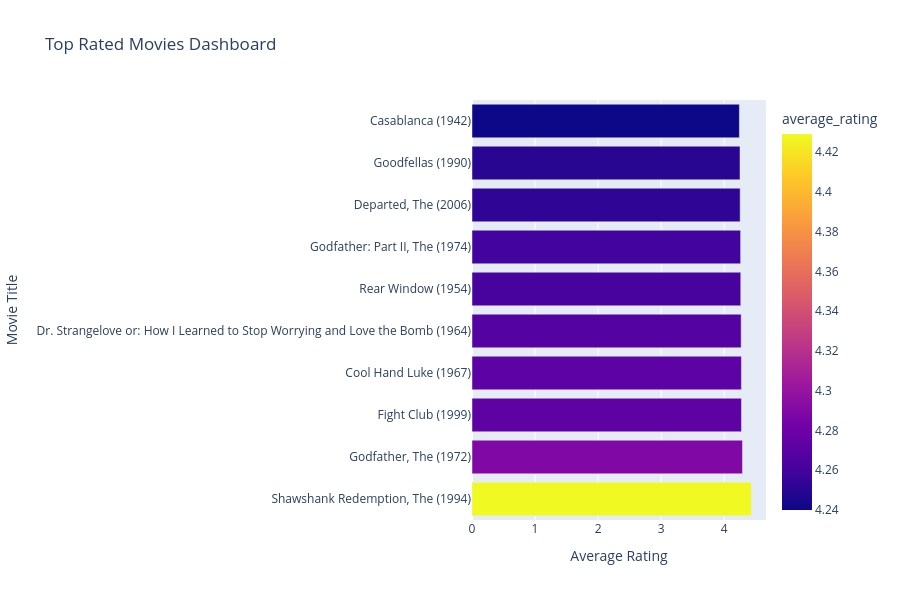

Notebook source saved alongside this figure:
### Code cell
# ==========================================
# Project: Movie Ratings Analysis Dashboard
# ==========================================

# Import libraries

import pandas as pd
import numpy as np
import matplotlib.pyplot as plt
import seaborn as sns
import plotly.express as px
import os

# Create folders

os.makedirs("images", exist_ok=True)
os.makedirs("dashboard", exist_ok=True)

# Plot settings

plt.style.use("ggplot")
sns.set_style("whitegrid")

# ==========================================
# Load Dataset
# ==========================================

movies = pd.read_csv("movies.csv")
ratings = pd.read_csv("ratings.csv")

# ==========================================
# Explore Dataset
# ==========================================

print("Movies Shape:", movies.shape)
print("Ratings Shape:", ratings.shape)

print("\nMovies Information")
print(movies.info())

print("\nRatings Information")
print(ratings.info())

print("\nMovies Sample")
print(movies.head())

print("\nRatings Sample")
print(ratings.head())

# ==========================================
print("Missing Values Check")
# ==========================================

print("\nMissing Values")

print(movies.isnull().sum())
print(ratings.isnull().sum())

# ==========================================
# Data Cleaning
# ==========================================

movies.drop_duplicates(inplace=True)
ratings.drop_duplicates(inplace=True)

# Convert timestamp

ratings["timestamp"] = pd.to_datetime(
    ratings["timestamp"],
    unit="s"
)

# Merge datasets

movie_data = pd.merge(
    ratings,
    movies,
    on="movieId",
    how="inner"
)

# Extract release year

movie_data["year"] = movie_data["title"].str.extract(r"\((\d{4})\)")

# Remove rows with missing ratings

movie_data = movie_data.dropna(subset=["rating"])

# ==========================================
#Summary Statistics
# ==========================================

mean_rating = movie_data["rating"].mean()
median_rating = movie_data["rating"].median()
mode_rating = movie_data["rating"].mode()[0]

print("\nSummary Statistics")

print(f"Mean Rating   : {mean_rating:.2f}")
print(f"Median Rating : {median_rating:.2f}")
print(f"Mode Rating   : {mode_rating}")

# ==========================================
print("Histogram")
# ==========================================

plt.figure(figsize=(10, 6))

sns.histplot(
    movie_data["rating"],
    bins=10,
    kde=True
)

plt.title("Distribution of Movie Ratings")
plt.xlabel("Rating")
plt.ylabel("Frequency")

plt.savefig(
    "images/ratings_histogram.png",
    dpi=300,
    bbox_inches="tight"
)

plt.show()

# ==========================================
print("Box Plot")
# ==========================================

plt.figure(figsize=(8, 5))

sns.boxplot(
    x=movie_data["rating"]
)

plt.title("Box Plot of Movie Ratings")
plt.xlabel("Rating")

plt.savefig(
    "images/ratings_boxplot.png",
    dpi=300,
    bbox_inches="tight"
)

plt.show()

# ==========================================
print("Top Rated Movies")
# ==========================================

movie_stats = movie_data.groupby("title").agg(
    average_rating=("rating", "mean"),
    total_ratings=("rating", "count")
).reset_index()

top_movies = movie_stats[
    movie_stats["total_ratings"] >= 50
]

top_movies = top_movies.sort_values(
    by="average_rating",
    ascending=False
).head(10)

print("\nTop Rated Movies")

print(top_movies)

# ==========================================
print("Top Movies Visualization")
# ==========================================

plt.figure(figsize=(12, 7))

sns.barplot(
    data=top_movies,
    x="average_rating",
    y="title"
)

plt.title("Top 10 Rated Movies")
plt.xlabel("Average Rating")
plt.ylabel("Movie Title")

plt.savefig(
    "images/top_movies.png",
    dpi=300,
    bbox_inches="tight"
)

plt.show()

# ==========================================
print("Genre Analysis")
# ==========================================

movie_data["genres"] = movie_data["genres"].str.split("|")

genre_data = movie_data.explode("genres")

genre_stats = genre_data.groupby("genres").agg(
    average_rating=("rating", "mean"),
    total_ratings=("rating", "count")
).reset_index()

genre_stats = genre_stats[
    genre_stats["total_ratings"] >= 100
]

top_genres = genre_stats.sort_values(
    by="average_rating",
    ascending=False
).head(10)

print("\nTop Rated Genres")

print(top_genres)

# ==========================================
#Genre Visualization
# ==========================================

plt.figure(figsize=(12, 7))

sns.barplot(
    data=top_genres,
    x="average_rating",
    y="genres"
)

plt.title("Top Rated Genres")
plt.xlabel("Average Rating")
plt.ylabel("Genre")

plt.savefig(
    "images/top_genres.png",
    dpi=300,
    bbox_inches="tight"
)

plt.show()

# ==========================================
# Interactive Dashboard
# ==========================================

dashboard = px.bar(
    top_movies,
    x="average_rating",
    y="title",
    orientation="h",
    color="average_rating",
    title="Top Rated Movies Dashboard"
)

dashboard.update_layout(
    xaxis_title="Average Rating",
    yaxis_title="Movie Title",
    height=600
)

dashboard.write_html(
    "dashboard/movie_dashboard.html"
)

dashboard.show()

print("\nDashboard saved successfully!")

# ==========================================
# Project Completed
# ==========================================

print("\nMovie Ratings Analysis Completed Successfully.")

### Figure 1 — Plotly figure (JSON) as saved in the notebook; plotly's stock layout.template omitted (floating-point values rounded to 4 significant figures)
{"data": [{"hovertemplate": "average_rating=%{marker.color}<br>title=%{y}<extra></extra>", "legendgroup": "", "marker": {"color": [4.429, 4.289, 4.273, 4.272, 4.268, 4.262, 4.26, 4.252, 4.25, 4.24], "coloraxis": "coloraxis", "pattern": {"shape": ""}}, "name": "", "orientation": "h", "showlegend": false, "textposition": "auto", "type": "bar", "x": [4.429, 4.289, 4.273, 4.272, 4.268, 4.262, 4.26, 4.252, 4.25, 4.24], "xaxis": "x", "y": ["Shawshank Redemption, The (1994)", "Godfather, The (1972)", "Fight Club (1999)", "Cool Hand Luke (1967)", "Dr. Strangelove or: How I Learned to Stop Worrying and Love the Bomb (1964)", "Rear Window (1954)", "Godfather: Part II, The (1974)", "Departed, The (2006)", "Goodfellas (1990)", "Casablanca (1942)"], "yaxis": "y"}], "layout": {"barmode": "relative", "coloraxis": {"colorbar": {"title": {"text": "average_rating"}}, "colorscale": [[0, "#0d0887"], [0.1111, "#46039f"], [0.2222, "#7201a8"], [0.3333, "#9c179e"], [0.4444, "#bd3786"], [0.5556, "#d8576b"], [0.6667, "#ed7953"], [0.7778, "#fb9f3a"], [0.8889, "#fdca26"], [1, "#f0f921"]]}, "height": 600, "legend": {"tracegroupgap": 0}, "title": {"text": "Top Rated Movies Dashboard"}, "xaxis": {"anchor": "y", "domain": [0, 1], "title": {"text": "Average Rating"}}, "yaxis": {"anchor": "x", "domain": [0, 1], "title": {"text": "Movie Title"}}}}
